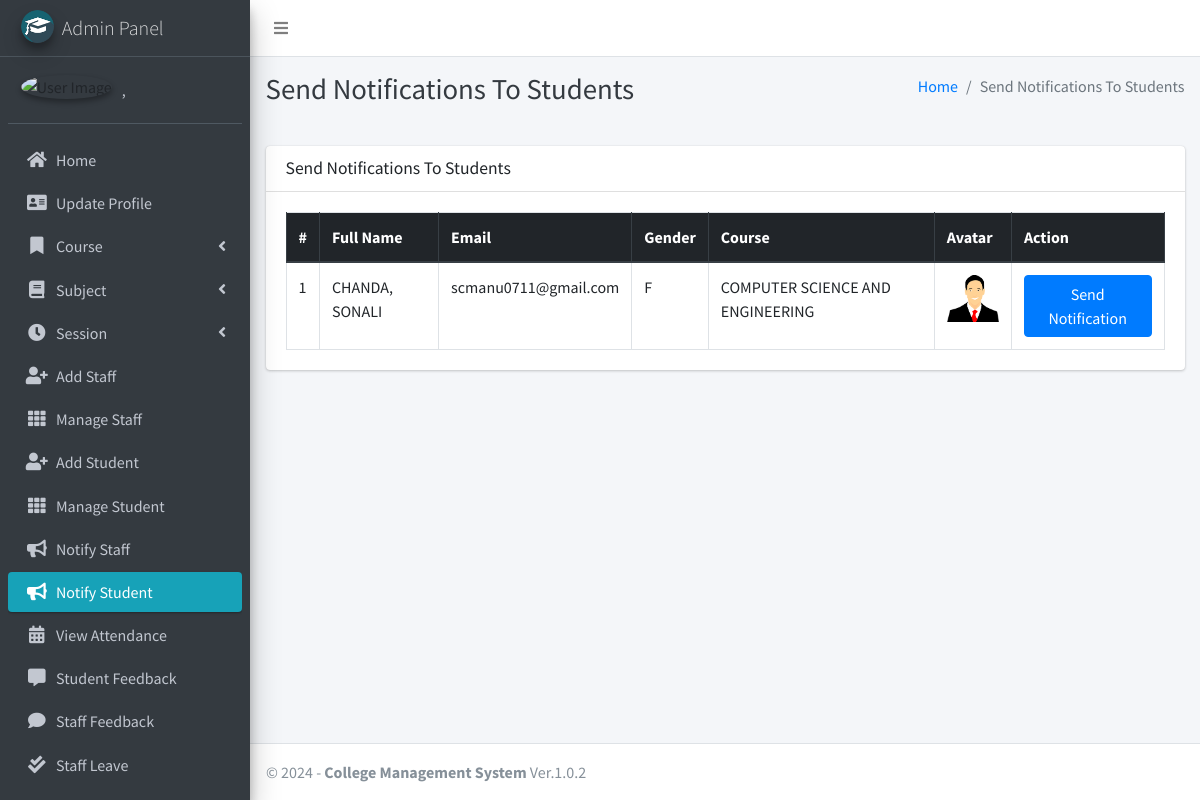
Page /admin_notify_student (signed in) on the committed database.
### main_app/models.py (models this page shows, shortened)
class CustomUser(AbstractUser):
    USER_TYPE = ((1, "HOD"), (2, "Staff"), (3, "Student"))
    GENDER = [("M", "Male"), ("F", "Female")]
    username = None  # Removed username, using email instead
    email = models.EmailField(unique=True)
    user_type = models.CharField(default=1, choices=USER_TYPE, max_length=1)
    gender = models.CharField(max_length=1, choices=GENDER)
    profile_pic = models.ImageField()
    address = models.TextField()
    fcm_token = models.TextField(default="")  # For firebase notifications
    created_at = models.DateTimeField(auto_now_add=True)
    updated_at = models.DateTimeField(auto_now=True)
    USERNAME_FIELD = "email"
    REQUIRED_FIELDS = []
    objects = CustomUserManager()
    def __str__(self):
        return self.last_name + ", " + self.first_name

class Student(models.Model):
    admin = models.OneToOneField(CustomUser, on_delete=models.CASCADE)
    course = models.ForeignKey(Course, on_delete=models.DO_NOTHING, null=True, blank=False)
    session = models.ForeignKey(Session, on_delete=models.DO_NOTHING, null=True)

class Course(models.Model):
    name = models.CharField(max_length=120)
    created_at = models.DateTimeField(auto_now_add=True)
    updated_at = models.DateTimeField(auto_now=True)

### main_app/hod_views.py (the view)
# urls.py: path("admin_notify_student", hod_views.admin_notify_student,
def admin_notify_student(request):
    student = CustomUser.objects.filter(user_type=3)
    context = {
        'page_title': "Send Notifications To Students",
        'students': student
    }
    return render(request, "hod_template/student_notification.html", context)

### main_app/templates/hod_template/student_notification.html (shortened to what this page needs)
{% extends 'main_app/base.html' %}
{% load static %}
{% block page_title %}{{page_title}}{% endblock page_title %}
{% block content %}
<section class="content">
    <div class="container-fluid">
        <div class="row">
            <div class="col-md-12">
                <div class="card">
                    <div class="card-header">
                        <h3 class="card-title">{{page_title}}</h3>
                    </div>
                    <div class="card-body">
                        <table id="example2" class="table table-bordered table-hover">
                            <thead class="thead-dark">
                                <tr>
                                    <th>#</th>
                                    <th>Full Name</th>
                                    <th>Email</th>
                                    <th>Gender</th>
                                    <th>Course</th>
                                    <th>Avatar</th>
                                    <th>Action</th>
                                </tr>
                            </thead>
                            <tbody>
                                {% for student in students %}
                                <tr>
                                    <td>{{ forloop.counter }}</td>
                                    <td>{{student.last_name}}, {{student.first_name}}</td>
                                    <td>{{student.email}}</td>
                                    <td>{{student.gender}}</td>
                                    <td>{{student.student.course.name}}</td>
                                    <td>
                                        {% if student.profile_pic == ""  %}
                                        No Image
                                        {% else %}
                                        <img class="img img-fluid mb-2" height="56" width="56"
                                            src="{{student.profile_pic}}" alt="">
                                        {% endif %}
                                    </td>
                                    <td><button data-toggle = "modal" data-target = "#myModal"class="btn btn-primary show_notification" value="{{student.id}}">Send Notification</button>
                                    </td>
                                </tr>
                                {% endfor %}
                            </tbody>
                        </table>
                    </div>
                </div>
            </div>
        </div>
    </div>
</section>
{% endblock content %}

### main_app/templates/main_app/base.html (shortened to what this page needs)
{% load static %}
<!DOCTYPE html>
<html>
<head>
    <link rel="stylesheet" href="{% static 'plugins/fontawesome-free/css/all.min.css'%} ">
    <link rel="stylesheet" href="https://code.ionicframework.com/ionicons/2.0.1/css/ionicons.min.css">
    <link rel="stylesheet"
        href="{% static 'plugins/tempusdominus-bootstrap-4/css/tempusdominus-bootstrap-4.min.css'%} ">
    <link rel="stylesheet" href="{% static 'plugins/icheck-bootstrap/icheck-bootstrap.min.css'%} ">
    <link rel="stylesheet" href="{% static 'dist/css/adminlte.min.css'%} ">
    <link rel="stylesheet" href="{% static 'plugins/overlayScrollbars/css/OverlayScrollbars.min.css'%} ">
    <link rel="stylesheet" href="{% static 'plugins/daterangepicker/daterangepicker.css'%} ">
</head>
<body class="hold-transition sidebar-mini layout-fixed">
    <div class="wrapper">
        <nav class="main-header navbar navbar-expand navbar-white navbar-light">
            <ul class="navbar-nav">
                <li class="nav-item">
                    <a class="nav-link" data-widget="pushmenu" href="#"><i class="fas fa-bars"></i></a>
                </li>
            </ul>
        </nav>
        {% include "main_app/sidebar_template.html" with user=user %}
        <div class="content-wrapper">
            <div class="content-header">
                <div class="container-fluid">
                    <div class="row mb-2">
                        <div class="col-sm-6">
                            <h1 class="m-0 text-dark">{% block page_title %}{% endblock page_title %}</h1>
                        </div>
                        <div class="col-sm-6">
                            <ol class="breadcrumb float-sm-right">
                                <li class="breadcrumb-item"><a href="#">Home</a></li>
                                <li class="breadcrumb-item active">{{ page_title }}</li>
                            </ol>
                        </div>
                    </div>
                </div>
            </div>
<section class="content">
    <div class="container-fluid">
        <div class="row">
            <div class="col-md-12">
            </div></div></div></section>
            {% block content %}
            {% endblock content %}
        </div>
        {% include "main_app/footer.html" %}
    </div>
</body>
</html>

### main_app/templates/main_app/sidebar_template.html (shortened to what this page needs)
{% load static %}
<aside class="main-sidebar sidebar-dark-info elevation-4">
    {% if request.user.user_type == '1' %}
    <a href="{% url 'admin_home' %}" class="brand-link">
        <img src="{% static 'dist/img/cmsl.png' %} " alt="AdminLTE Logo"
            class="brand-image img-circle elevation-3" >
        <span class="brand-text font-weight-light">Admin Panel</span>
    </a>
    <div class="sidebar">
        <div class="user-panel mt-3 pb-3 mb-3 d-flex">
            <div class="image">
                <img src="{{ request.user.profile_pic}}" class="img-circle elevation-2" alt="User Image">
            </div>
            <div class="info">
                <a href="#" class="d-block">{{user}}</a>
            </div>
        </div>
        <nav class="mt-2">
            <ul class="nav nav-pills nav-sidebar flex-column" data-widget="treeview" role="menu" data-accordion="false">
                <li class="nav-item">
                    {% url 'admin_home' as admin_home %}
                    <a href="{{admin_home}}" class="nav-link {% if admin_home == request.path %} active {% endif %}">
                        <i class="nav-icon fas fa-home"></i>
                        <p>
                            Home
                        </p>
                    </a>
                </li>
                <li class="nav-item">
                    {% url 'admin_view_profile' as admin_view_profile %}
                    <a href="{{admin_view_profile}}"
                        class="nav-link {% if admin_view_profile == request.path %} active {% endif %}">
                        <i class="nav-icon fas fa-address-card"></i>
                        <p>
                            Update Profile
                        </p>
                    </a>
                </li>
                <li class="nav-item has-treeview">
                    <a href="#" class="nav-link">
                        <i class="nav-icon fas fa-bookmark"></i>
                        <p>
                            Course
                            <i class="fas fa-angle-left right"></i>
                        </p>
                    </a>
                </li>
                <li class="nav-item has-treeview">
                    <a href="#" class="nav-link">
                        <i class="nav-icon fas fa-book"></i>
                        <p>
                            Subject
                            <i class="fas fa-angle-left right"></i>
                        </p>
                    </a>
                </li>
                <li class="nav-item has-treeview">
                    <a href="#" class="nav-link">
                        <i class="nav-icon fas fa-clock"></i>
                        <p>
                            Session
                            <i class="fas fa-angle-left right"></i>
                        </p>
                    </a>
                </li>
                <li class="nav-item">
                    {% url 'add_staff' as add_staff %}
                    <a href="{{add_staff}}" class="nav-link {% if add_staff == request.path %} active {% endif %}">
                        <i class="nav-icon fas fa-user-plus"></i>
                        <p>
                            Add Staff
                        </p>
                    </a>
                </li>
                <li class="nav-item">
                    {% url 'manage_staff' as manage_staff %}
                    {% url 'edit_staff' staff_id as edit_staff %}
                    <a href="{{manage_staff}}"
                        class="nav-link {% if manage_staff == request.path or request.path == edit_staff %} active {% endif %}">
                        <i class="nav-icon fas fa-th"></i>
                        <p>
                            Manage Staff
                        </p>
                    </a>
                </li>
                <li class="nav-item">
                    {% url 'add_student' as add_student%}
                    <a href="{{add_student}}" class="nav-link  {% if add_student == request.path %} active {% endif %}">
                        <i class="nav-icon fas fa-user-plus"></i>
                        <p>
                            Add Student
                        </p>
                    </a>
                </li>
                <li class="nav-item">
                    {% url 'manage_student' as manage_student %}
                    {% url 'edit_student' student_id as edit_student %}
                    <a href="{{manage_student}}"
                        class="nav-link  {% if edit_student == request.path or manage_student == request.path %} active {% endif %}">
                        <i class="nav-icon fas fa-th"></i>
                        <p>
                            Manage Student
                        </p>
                    </a>
                </li>
                <li class="nav-item">
                    {% url 'admin_notify_staff' as admin_notify_staff %}
                    <a href="{{admin_notify_staff}}"
                        class="nav-link {% if admin_notify_staff == request.path %} active {% endif %}">
                        <i class="nav-icon fas fa-bullhorn"></i>
                        <p>
                            Notify Staff
                        </p>
                    </a>
                </li>
                <li class="nav-item">
                    {% url 'admin_notify_student' as admin_notify_student %}
                    <a href="{{admin_notify_student}}"
                        class="nav-link {% if admin_notify_student == request.path %} active {% endif %}">
                        <i class="nav-icon fas fa-bullhorn"></i>
                        <p>
                            Notify Student
                        </p>
                    </a>
                </li>
                <li class="nav-item">
                    {% url 'admin_view_attendance' as admin_view_attendance %}
                <li class="nav-item">
                    <a href="{{admin_view_attendance}}"
                        class="nav-link  {% if admin_view_attendance == request.path %} active {% endif %}">
                        <i class="nav-icon fas fa-calendar-alt"></i>
                        <p>
                            View Attendance
                        </p>
                    </a>
                </li>
                <li class="nav-item">
                    {% url 'student_feedback_message' as student_feedback_message %}
                    <a href="{{ student_feedback_message }}"
                        class="nav-link  {% if student_feedback_message == request.path %} active {% endif %}">
                        <i class="nav-icon fas fa-comment-alt"></i>
                        <p>
                            Student Feedback
                        </p>
                    </a>
                </li>
                <li class="nav-item">
                    {% url 'staff_feedback_message' as staff_feedback_message %}
                    <a href="{{staff_feedback_message}}"
                        class="nav-link   {% if staff_feedback_message == request.path %} active {% endif %}">
                        <i class="nav-icon fas fa-comment"></i>
                        <p>
                            Staff Feedback
                        </p>
                    </a>
                </li>
                <li class="nav-item">
                    {% url 'view_staff_leave' as view_staff_leave %}
                    <a href="{{view_staff_leave}}"
                        class="nav-link  {% if view_staff_leave == request.path %} active {% endif %}">
                        <i class="nav-icon fas fa-check-double"></i>
                        <p>
                            Staff Leave
                        </p>
                    </a>
                </li>
                <li class="nav-item">
                    {% url 'view_student_leave' as view_student_leave %}
                    <a href="{% url 'view_student_leave' %}"
                        class="nav-link  {% if view_student_leave == request.path %} active {% endif %}">
                    </a>
                </li>
                                        {% endif %}
                                    </ul>
                                </nav>
                            </div>
</aside>

### main_app/templates/main_app/footer.html
<footer class="main-footer">
    &copy; {% now "Y" %} - <strong>College Management System </strong>Ver.1.0.2
</footer>

### rows in the picture
CustomUser: last_name+first_name ","
CustomUser: last_name "CHANDA", first_name "SONALI", email "scmanu0711@gmail.com", gender "F", student.course.name "COMPUTER SCIENCE AND ENGINEERING", profile_pic (placeholder picture)

### other values in the picture
{{ page_title }} "Send Notifications To Students"
